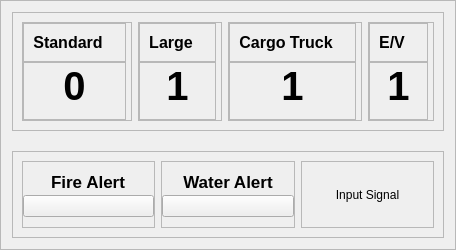
                  <widget class="QFrame" name="frame_13">
                   <property name="frameShape">
                    <enum>QFrame::StyledPanel</enum>
                   </property>
                   <property name="frameShadow">
                    <enum>QFrame::Raised</enum>
                   </property>
                   <layout class="QVBoxLayout" name="verticalLayout_22">
                    <property name="spacing">
                     <number>20</number>
                    </property>
                    <item>
                     <widget class="QFrame" name="frame_14">
                      <property name="frameShape">
                       <enum>QFrame::StyledPanel</enum>
                      </property>
                      <property name="frameShadow">
                       <enum>QFrame::Raised</enum>
                      </property>
                      <layout class="QHBoxLayout" name="horizontalLayout_16">
                       <item>
                        <widget class="QFrame" name="card_1">
                         <property name="sizePolicy">
                          <sizepolicy hsizetype="Preferred" vsizetype="Preferred">
                           <horstretch>0</horstretch>
                           <verstretch>0</verstretch>
                          </sizepolicy>
                         </property>
                         <property name="frameShape">
                          <enum>QFrame::StyledPanel</enum>
                         </property>
                         <property name="frameShadow">
                          <enum>QFrame::Raised</enum>
                         </property>
                         <layout class="QVBoxLayout" name="verticalLayout_23">
                          <property name="spacing">
                           <number>0</number>
                          </property>
                          <property name="leftMargin">
                           <number>0</number>
                          </property>
                          <property name="topMargin">
                           <number>0</number>
                          </property>
                          <property name="rightMargin">
                           <number>5</number>
                          </property>
                          <property name="bottomMargin">
                           <number>0</number>
                          </property>
                          <item alignment="Qt::AlignTop">
                           <widget class="QFrame" name="frame_32">
                            <property name="frameShape">
                             <enum>QFrame::StyledPanel</enum>
                            </property>
                            <property name="frameShadow">
                             <enum>QFrame::Raised</enum>
                            </property>
                            <layout class="QHBoxLayout" name="horizontalLayout_21">
                             <item>
                              <widget class="QLabel" name="label_30">
                               <property name="font">
                                <font>
                                 <pointsize>12</pointsize>
                                 <weight>75</weight>
                                 <bold>true</bold>
                                </font>
                               </property>
                               <property name="text">
                                <string>Standard</string>
                               </property>
                               <property name="alignment">
                                <set>Qt::AlignCenter</set>
                               </property>
                              </widget>
                             </item>
                             <item>
                              <widget class="QLabel" name="label_32">
                               <property name="minimumSize">
                                <size>
                                 <width>0</width>
                                 <height>0</height>
                                </size>
                               </property>
                               <property name="maximumSize">
                                <size>
                                 <width>35</width>
                                 <height>35</height>
                                </size>
                               </property>
                               <property name="text">
                                <string/>
                               </property>
                               <property name="pixmap">
                                <pixmap resource="resources.qrc">:/icons/icons/whiteIcons/car_standard.svg</pixmap>
                               </property>
                               <property name="scaledContents">
                                <bool>true</bool>
                               </property>
                               <property name="alignment">
                                <set>Qt::AlignCenter</set>
                               </property>
                              </widget>
                             </item>
                            </layout>
                           </widget>
                          </item>
                          <item alignment="Qt::AlignTop">
                           <widget class="QFrame" name="frame_31">
                            <property name="frameShape">
                             <enum>QFrame::StyledPanel</enum>
                            </property>
                            <property name="frameShadow">
                             <enum>QFrame::Raised</enum>
                            </property>
                            <layout class="QVBoxLayout" name="verticalLayout_34">
                             <property name="spacing">
                              <number>0</number>
                             </property>
                             <property name="leftMargin">
                              <number>0</number>
                             </property>
                             <property name="topMargin">
                              <number>0</number>
                             </property>
                             <property name="rightMargin">
                              <number>0</number>
                             </property>
                             <property name="bottomMargin">
                              <number>10</number>
                             </property>
                             <item>
                              <widget class="QLabel" name="label_29">
                               <property name="font">
                                <font>
                                 <pointsize>30</pointsize>
                                 <weight>75</weight>
                                 <bold>true</bold>
                                </font>
                               </property>
                               <property name="toolTip">
                                <string>Standard Vehicle</string>
                               </property>
                               <property name="text">
                                <string>0</string>
                               </property>
                               <property name="alignment">
                                <set>Qt::AlignCenter</set>
                               </property>
                              </widget>
                             </item>
                            </layout>
                           </widget>
                          </item>
                         </layout>
                        </widget>
                       </item>
                       <item>
                        <widget class="QFrame" name="card_2">
                         <property name="frameShape">
                          <enum>QFrame::StyledPanel</enum>
                         </property>
                         <property name="frameShadow">
                          <enum>QFrame::Raised</enum>
                         </property>
                         <layout class="QVBoxLayout" name="verticalLayout_24">
                          <property name="spacing">
                           <number>0</number>
                          </property>
                          <property name="leftMargin">
                           <number>0</number>
                          </property>
                          <property name="topMargin">
                           <number>0</number>
                          </property>
                          <property name="rightMargin">
                           <number>5</number>
                          </property>
                          <property name="bottomMargin">
                           <number>0</number>
                          </property>
                          <item alignment="Qt::AlignTop">
                           <widget class="QFrame" name="frame_34">
                            <property name="frameShape">
                             <enum>QFrame::StyledPanel</enum>
                            </property>
                            <property name="frameShadow">
                             <enum>QFrame::Raised</enum>
                            </property>
                            <layout class="QHBoxLayout" name="horizontalLayout_22">
                             <item>
                              <widget class="QLabel" name="label_34">
                               <property name="font">
                                <font>
                                 <pointsize>12</pointsize>
                                 <weight>75</weight>
                                 <bold>true</bold>
                                </font>
                               </property>
                               <property name="text">
                                <string>Large</string>
                               </property>
                               <property name="alignment">
                                <set>Qt::AlignCenter</set>
                               </property>
                              </widget>
                             </item>
                             <item>
                              <widget class="QLabel" name="label_35">
                               <property name="minimumSize">
                                <size>
                                 <width>0</width>
                                 <height>0</height>
                                </size>
                               </property>
                               <property name="maximumSize">
                                <size>
                                 <width>35</width>
                                 <height>35</height>
                                </size>
                               </property>
                               <property name="text">
                                <string/>
                               </property>
                               <property name="pixmap">
                                <pixmap resource="resources.qrc">:/icons/icons/whiteIcons/car-bus-1.svg</pixmap>
                               </property>
                               <property name="scaledContents">
                                <bool>true</bool>
                               </property>
                               <property name="alignment">
                                <set>Qt::AlignCenter</set>
                               </property>
                              </widget>
                             </item>
                            </layout>
                           </widget>
                          </item>
                          <item alignment="Qt::AlignTop">
                           <widget class="QFrame" name="frame_33">
                            <property name="frameShape">
                             <enum>QFrame::StyledPanel</enum>
                            </property>
                            <property name="frameShadow">
                             <enum>QFrame::Raised</enum>
                            </property>
                            <layout class="QVBoxLayout" name="verticalLayout_35">
                             <property name="spacing">
                              <number>0</number>
                             </property>
                             <property name="leftMargin">
                              <number>0</number>
                             </property>
                             <property name="topMargin">
                              <number>0</number>
                             </property>
                             <property name="rightMargin">
                              <number>0</number>
                             </property>
                             <property name="bottomMargin">
                              <number>10</number>
                             </property>
                             <item alignment="Qt::AlignTop">
                              <widget class="QLabel" name="label_33">
                               <property name="font">
                                <font>
                                 <pointsize>30</pointsize>
                                 <weight>75</weight>
                                 <bold>true</bold>
                                </font>
                               </property>
                               <property name="toolTip">
                                <string>Large Vehicle</string>
                               </property>
                               <property name="text">
                                <string>1</string>
                               </property>
                               <property name="alignment">
                                <set>Qt::AlignCenter</set>
                               </property>
                              </widget>
                             </item>
                            </layout>
                           </widget>
                          </item>
                         </layout>
                        </widget>
                       </item>
                       <item>
                        <widget class="QFrame" name="card_3">
                         <property name="frameShape">
                          <enum>QFrame::StyledPanel</enum>
                         </property>
                         <property name="frameShadow">
                          <enum>QFrame::Raised</enum>
                         </property>
                         <layout class="QVBoxLayout" name="verticalLayout_28">
                          <property name="spacing">
                           <number>0</number>
                          </property>
                          <property name="leftMargin">
                           <number>0</number>
                          </property>
                          <property name="topMargin">
                           <number>0</number>
                          </property>
                          <property name="rightMargin">
                           <number>5</number>
                          </property>
                          <property name="bottomMargin">
                           <number>0</number>
                          </property>
                          <item alignment="Qt::AlignTop">
                           <widget class="QFrame" name="frame_27">
                            <property name="frameShape">
                             <enum>QFrame::StyledPanel</enum>
                            </property>
                            <property name="frameShadow">
                             <enum>QFrame::Raised</enum>
                            </property>
                            <layout class="QHBoxLayout" name="horizontalLayout_19">
                             <item>
                              <widget class="QLabel" name="label_22">
                               <property name="font">
                                <font>
                                 <pointsize>12</pointsize>
                                 <weight>75</weight>
                                 <bold>true</bold>
                                </font>
                               </property>
                               <property name="text">
                                <string>Cargo Truck</string>
                               </property>
                               <property name="alignment">
                                <set>Qt::AlignCenter</set>
                               </property>
                              </widget>
                             </item>
                             <item>
                              <widget class="QLabel" name="label_23">
                               <property name="minimumSize">
                                <size>
                                 <width>0</width>
                                 <height>0</height>
                                </size>
                               </property>
                               <property name="maximumSize">
                                <size>
                                 <width>35</width>
                                 <height>35</height>
                                </size>
                               </property>
                               <property name="text">
                                <string/>
                               </property>
                               <property name="pixmap">
                                <pixmap resource="resources.qrc">:/icons/icons/whiteIcons/truck.svg</pixmap>
                               </property>
                               <property name="scaledContents">
                                <bool>true</bool>
                               </property>
                               <property name="alignment">
                                <set>Qt::AlignCenter</set>
                               </property>
                              </widget>
                             </item>
                            </layout>
                           </widget>
                          </item>
                          <item alignment="Qt::AlignTop">
                           <widget class="QFrame" name="frame_28">
                            <property name="frameShape">
                             <enum>QFrame::StyledPanel</enum>
                            </property>
                            <property name="frameShadow">
                             <enum>QFrame::Raised</enum>
                            </property>
                            <layout class="QVBoxLayout" name="verticalLayout_27">
                             <property name="spacing">
                              <number>0</number>
                             </property>
                             <property name="leftMargin">
                              <number>0</number>
                             </property>
                             <property name="topMargin">
                              <number>0</number>
                             </property>
                             <property name="rightMargin">
                              <number>0</number>
                             </property>
                             <property name="bottomMargin">
                              <number>10</number>
                             </property>
                             <item alignment="Qt::AlignTop">
                              <widget class="QLabel" name="label_24">
                               <property name="font">
                                <font>
                                 <pointsize>30</pointsize>
                                 <weight>75</weight>
                                 <bold>true</bold>
                                </font>
                               </property>
                               <property name="toolTip">
                                <string>Truck</string>
                               </property>
                               <property name="text">
                                <string>1</string>
                               </property>
                               <property name="alignment">
                                <set>Qt::AlignCenter</set>
                               </property>
                              </widget>
                             </item>
                            </layout>
                           </widget>
                          </item>
                         </layout>
                        </widget>
                       </item>
                       <item>
                        <widget class="QFrame" name="card_4">
                         <property name="frameShape">
                          <enum>QFrame::StyledPanel</enum>
                         </property>
                         <property name="frameShadow">
                          <enum>QFrame::Raised</enum>
                         </property>
                         <layout class="QVBoxLayout" name="verticalLayout_30">
                          <property name="spacing">
                           <number>0</number>
                          </property>
                          <property name="leftMargin">
                           <number>0</number>
                          </property>
                          <property name="topMargin">
                           <number>0</number>
                          </property>
                          <property name="rightMargin">
                           <number>5</number>
                          </property>
                          <property name="bottomMargin">
                           <number>0</number>
                          </property>
                          <item alignment="Qt::AlignTop">
                           <widget class="QFrame" name="frame_29">
                            <property name="frameShape">
                             <enum>QFrame::StyledPanel</enum>
                            </property>
                            <property name="frameShadow">
                             <enum>QFrame::Raised</enum>
                            </property>
                            <layout class="QHBoxLayout" name="horizontalLayout_20">
                             <item>
                              <widget class="QLabel" name="label_25">
                               <property name="font">
                                <font>
                                 <pointsize>12</pointsize>
                                 <weight>75</weight>
                                 <bold>true</bold>
                                </font>
                               </property>
                               <property name="text">
                                <string>E/V</string>
                               </property>
                               <property name="alignment">
                                <set>Qt::AlignCenter</set>
                               </property>
                              </widget>
                             </item>
                             <item>
                              <widget class="QLabel" name="label_26">
                               <property name="minimumSize">
                                <size>
                                 <width>0</width>
                                 <height>0</height>
                                </size>
                               </property>
                               <property name="maximumSize">
                                <size>
                                 <width>35</width>
                                 <height>35</height>
                                </size>
                               </property>
                               <property name="text">
                                <string/>
                               </property>
                               <property name="pixmap">
                                <pixmap resource="resources.qrc">:/icons/icons/whiteIcons/battery-charging.svg</pixmap>
                               </property>
                               <property name="scaledContents">
                                <bool>true</bool>
                               </property>
                               <property name="alignment">
                                <set>Qt::AlignCenter</set>
                               </property>
                              </widget>
                             </item>
                            </layout>
                           </widget>
                          </item>
                          <item alignment="Qt::AlignTop">
                           <widget class="QFrame" name="frame_30">
                            <property name="frameShape">
                             <enum>QFrame::StyledPanel</enum>
                            </property>
                            <property name="frameShadow">
                             <enum>QFrame::Raised</enum>
                            </property>
                            <layout class="QVBoxLayout" name="verticalLayout_29">
                             <property name="spacing">
                              <number>0</number>
                             </property>
                             <property name="leftMargin">
                              <number>0</number>
                             </property>
                             <property name="topMargin">
                              <number>0</number>
                             </property>
                             <property name="rightMargin">
                              <number>0</number>
                             </property>
                             <property name="bottomMargin">
                              <number>10</number>
                             </property>
                             <item alignment="Qt::AlignHCenter|Qt::AlignTop">
                              <widget class="QLabel" name="label_27">
                               <property name="font">
                                <font>
                                 <pointsize>30</pointsize>
                                 <weight>75</weight>
                                 <bold>true</bold>
                                </font>
                               </property>
                               <property name="toolTip">
                                <string>E/V</string>
                               </property>
                               <property name="text">
                                <string>1</string>
                               </property>
                               <property name="alignment">
                                <set>Qt::AlignCenter</set>
                               </property>
                              </widget>
                             </item>
                            </layout>
                           </widget>
                          </item>
                         </layout>
                        </widget>
                       </item>
                      </layout>
                     </widget>
                    </item>
                    <item>
                     <widget class="QFrame" name="frame_15">
                      <property name="frameShape">
                       <enum>QFrame::StyledPanel</enum>
                      </property>
                      <property name="frameShadow">
                       <enum>QFrame::Raised</enum>
                      </property>
                      <layout class="QHBoxLayout" name="horizontalLayout_15">
                       <item>
                        <widget class="QFrame" name="card_5">
                         <property name="frameShape">
                          <enum>QFrame::StyledPanel</enum>
                         </property>
                         <property name="frameShadow">
                          <enum>QFrame::Raised</enum>
                         </property>
                         <layout class="QVBoxLayout" name="verticalLayout_31">
                          <property name="spacing">
                           <number>3</number>
                          </property>
                          <property name="leftMargin">
                           <number>0</number>
                          </property>
                          <property name="topMargin">
                           <number>10</number>
                          </property>
                          <property name="rightMargin">
                           <number>0</number>
                          </property>
                          <property name="bottomMargin">
                           <number>10</number>
                          </property>
                          <item alignment="Qt::AlignHCenter|Qt::AlignTop">
                           <widget class="QLabel" name="label_28">
                            <property name="font">
                             <font>
                              <pointsize>13</pointsize>
                              <weight>75</weight>
                              <bold>true</bold>
                             </font>
                            </property>
                            <property name="text">
                             <string>Fire Alert</string>
                            </property>
                            <property name="alignment">
                             <set>Qt::AlignCenter</set>
                            </property>
                           </widget>
                          </item>
                          <item alignment="Qt::AlignTop">
                           <widget class="QPushButton" name="fireAlertBtn">
                            <property name="cursor">
                             <cursorShape>PointingHandCursor</cursorShape>
                            </property>
                            <property name="toolTip">
                             <string>Deactivate Fire Alert Button</string>
                            </property>
                            <property name="text">
                             <string/>
                            </property>
                            <property name="icon">
                             <iconset resource="resources.qrc">
                              <normaloff>:/pngicons/icons/pngIcons/fire-alarm.png</normaloff>:/pngicons/icons/pngIcons/fire-alarm.png</iconset>
                            </property>
                            <property name="iconSize">
                             <size>
                              <width>80</width>
                              <height>80</height>
                             </size>
                            </property>
                           </widget>
                          </item>
                         </layout>
                        </widget>
                       </item>
                       <item>
                        <widget class="QFrame" name="card_6">
                         <property name="frameShape">
                          <enum>QFrame::StyledPanel</enum>
                         </property>
                         <property name="frameShadow">
                          <enum>QFrame::Raised</enum>
                         </property>
                         <layout class="QVBoxLayout" name="verticalLayout_32">
                          <property name="spacing">
                           <number>3</number>
                          </property>
                          <property name="leftMargin">
                           <number>0</number>
                          </property>
                          <property name="topMargin">
                           <number>10</number>
                          </property>
                          <property name="rightMargin">
                           <number>0</number>
                          </property>
                          <property name="bottomMargin">
                           <number>10</number>
                          </property>
                          <item alignment="Qt::AlignHCenter|Qt::AlignTop">
                           <widget class="QLabel" name="label_31">
                            <property name="font">
                             <font>
                              <pointsize>13</pointsize>
                              <weight>75</weight>
                              <bold>true</bold>
                             </font>
                            </property>
                            <property name="text">
                             <string>Water Alert</string>
                            </property>
                            <property name="alignment">
                             <set>Qt::AlignCenter</set>
                            </property>
                           </widget>
                          </item>
                          <item alignment="Qt::AlignTop">
                           <widget class="QPushButton" name="waterAlertBtn">
                            <property name="cursor">
                             <cursorShape>PointingHandCursor</cursorShape>
                            </property>
                            <property name="toolTip">
                             <string>Water Level Alert</string>
                            </property>
                            <property name="text">
                             <string/>
                            </property>
                            <property name="icon">
                             <iconset resource="resources.qrc">
                              <normaloff>:/pngicons/icons/pngIcons/water1.png</normaloff>:/pngicons/icons/pngIcons/water1.png</iconset>
                            </property>
                            <property name="iconSize">
                             <size>
                              <width>80</width>
                              <height>80</height>
                             </size>
                            </property>
                           </widget>
                          </item>
                         </layout>
                        </widget>
                       </item>
                       <item>
                        <widget class="QFrame" name="card_monitor">
                         <property name="frameShape">
                          <enum>QFrame::StyledPanel</enum>
                         </property>
                         <property name="frameShadow">
                          <enum>QFrame::Raised</enum>
                         </property>
                         <layout class="QVBoxLayout" name="verticalLayout_33">
                          <item>
                           <widget class="QLabel" name="smallMonitorLabel">
                            <property name="text">
                             <string>Input Signal</string>
                            </property>
                            <property name="alignment">
                             <set>Qt::AlignCenter</set>
                            </property>
                           </widget>
                          </item>
                         </layout>
                        </widget>
                       </item>
                      </layout>
                     </widget>
                    </item>
                   </layout>
                  </widget>
